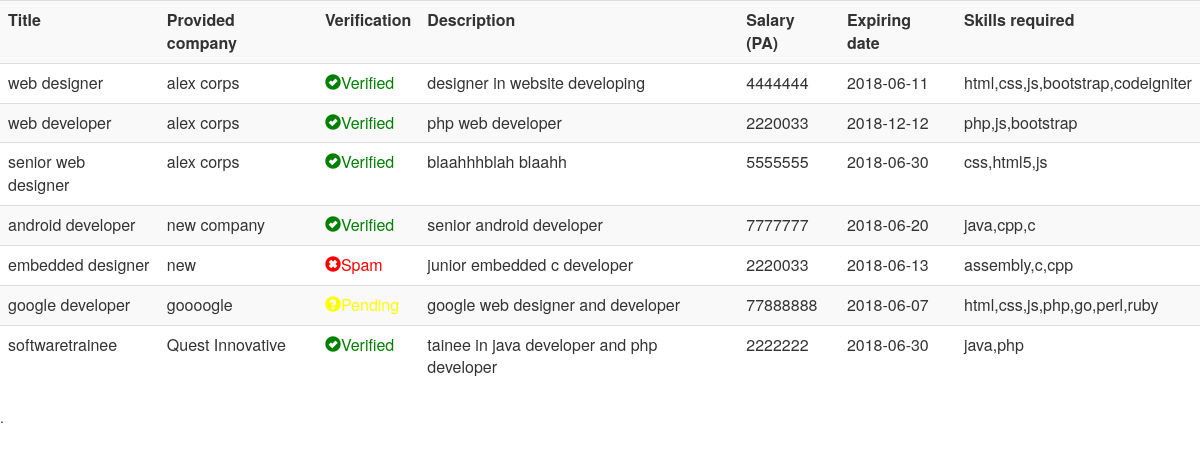
The app's page /joblist.php with its own data.
### tables this page shows
CREATE TABLE `jobs` (
  `jobid` int(11) NOT NULL,
  `logid` int(11) NOT NULL,
  `title` varchar(100) NOT NULL,
  `description` varchar(100) NOT NULL,
  `salary` double NOT NULL,
  `closedate` date NOT NULL,
  `skillset` varchar(100) NOT NULL
);

CREATE TABLE `company` (
  `cid` int(11) NOT NULL,
  `name` varchar(50) NOT NULL,
  `type` varchar(20) NOT NULL,
  `logid` int(11) NOT NULL
);

### joblist.php (the view, shortened to what this page needs)
<?php
if (isset($_GET['cid']))
{
    $cid=$_GET['cid'];
    $cond="cid=".$cid;
}
elseif(isset($_GET['str']))
{
    $sort=$_GET['str'];
    $cond= "name like '%$sort%' or title like '%$sort%' or skillset like '%$sort%' or description like '%$sort%' ";
}
else
    $cond=1;
?>
    <link type="text/css" href="../PHP/boot3/css/bootstrap.css" rel="stylesheet">
    <table class="table table-striped">
        <th>Title</th>
        <th>Provided company</th>
        <th>Verification</th>
        <th>Description</th>
        <th>Salary (PA)</th>
        <th>Expiring date</th>
        <th>Skills required</th>
        <?php
$connect=mysqli_connect("localhost","root","","job");
$query="select * from jobs inner join company on jobs.logid=company.logid inner join credential on credential.logid=company.logid where $cond";
$output=mysqli_query($connect,$query);
while($row=mysqli_fetch_array($output))
{
    echo '<tr>';
    echo '<td>'.$row['title'].'</td>';
    echo '<td>'.$row['name'].'</td>';
    if($row['status']==0)
    echo '<td class="nv"><span class="glyphicon glyphicon-question-sign"></span>Pending </td>';
    elseif($row['status']==1)
    echo '<td class="v"><span class="glyphicon glyphicon-ok-sign"></span>Verified</td>';
    elseif($row['status']==2)
    echo '<td class="sp"><span class="glyphicon glyphicon-remove-sign"></span>Spam</td>';
    echo '<td>'.$row['description'].'</td>';
    echo '<td>'.$row['salary'].'</td>';
    echo '<td>'.$row['closedate'].'</td>';
    echo '<td>'.$row['skillset'].'</td>';
     echo '</tr>';
}
?>
    </table>.

### joblist.php (style rules this page uses)
.nv { color: yellow; }
.v { color: green; }
.sp { color: red; }

### records on screen
jobs: title "web designer", company.name "alex corps", shows "Verified", description "designer in website developing", salary "4444444", closedate "2018-06-11", skillset "html,css,js,bootstrap,codeigniter"
jobs: title "web developer", company.name "alex corps", shows "Verified", description "php web developer", salary "2220033", closedate "2018-12-12", skillset "php,js,bootstrap"
jobs: title "senior web designer", company.name "alex corps", shows "Verified", description "blaahhhblah blaahh", salary "5555555", closedate "2018-06-30", skillset "css,html5,js"
jobs: title "android developer", company.name "new company", shows "Verified", description "senior android developer", salary "7777777", closedate "2018-06-20", skillset "java,cpp,c"
jobs: title "embedded designer", company.name "new", shows "Spam", description "junior embedded c developer", salary "2220033", closedate "2018-06-13", skillset "assembly,c,cpp"
jobs: title "google developer", company.name "goooogle", shows "Pending", description "google web designer and developer", salary "77888888", closedate "2018-06-07", skillset "html,css,js,php,go,perl,ruby"
jobs: title "softwaretrainee", company.name "Quest Innovative", shows "Verified", description "tainee in java developer and php developer", salary "2222222", closedate "2018-06-30", skillset "java,php"
